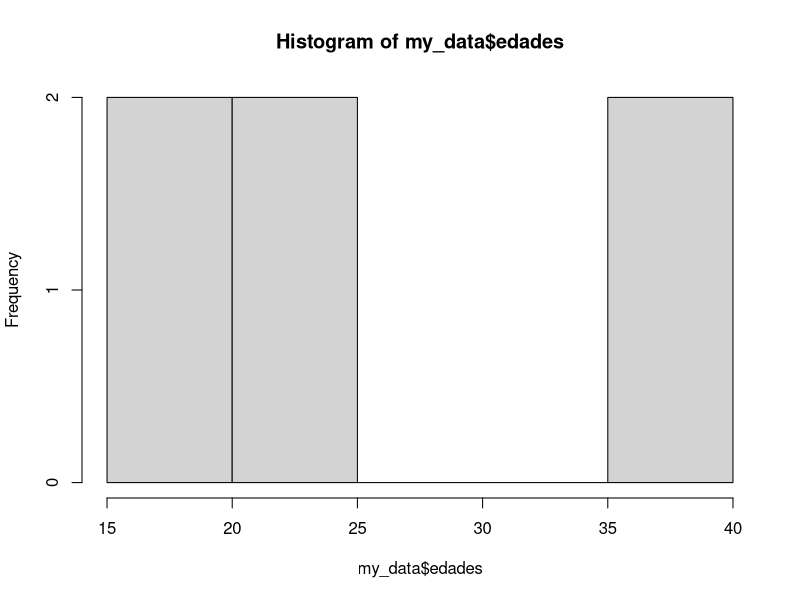

Generate this figure with R:
## ---- chunk 1
nombres <- c("Sabrina", "Joaquín", "Nicolas", "Lorena", "Lucia", "Marco") 
edades <- c(23,19,22,36,20,40) 
my_data <- data.frame(nombres,edades)
## ---- chunk 2
hist(my_data$edades)
